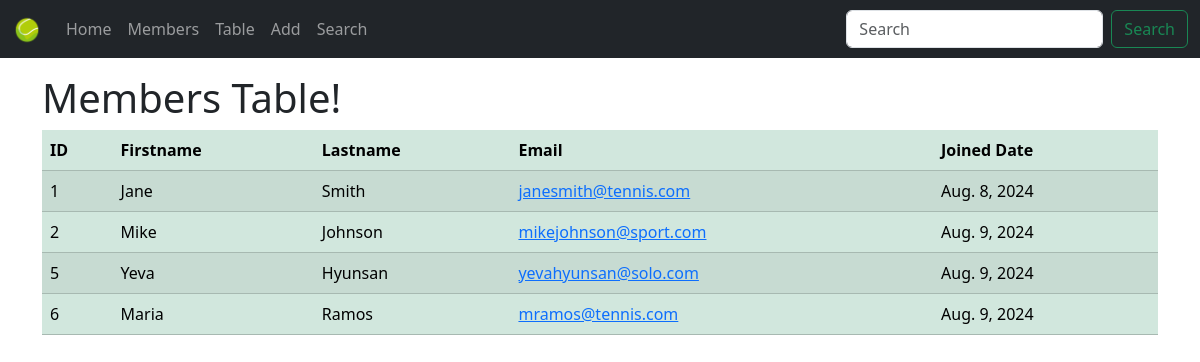
Page /table/ on the earlier database version.
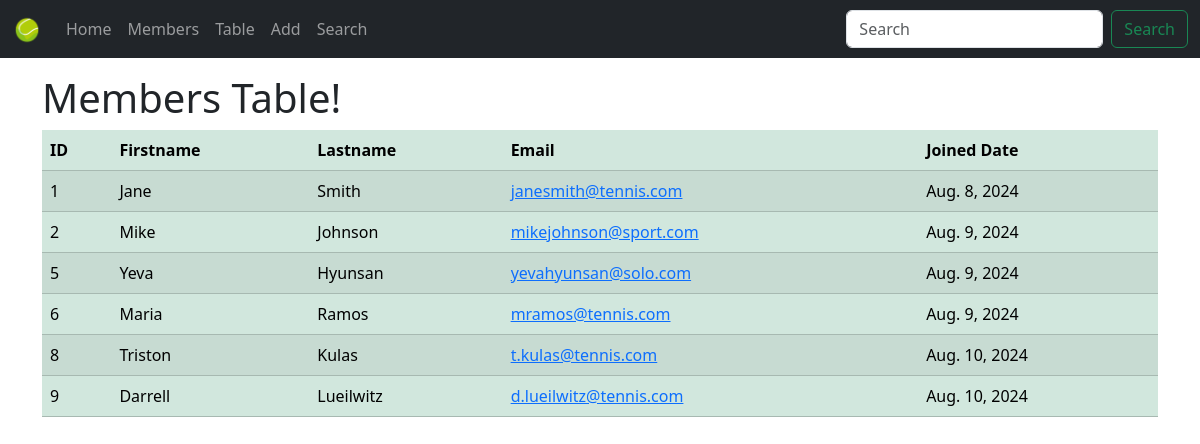
Same page on the later database version.
### members/models.py (models this page shows, shortened)
class Member(models.Model):
    firstname = models.CharField(max_length=255)
    lastname = models.CharField(max_length=255)
    email = models.EmailField(max_length=255, unique=True, blank=True)
    joined_date = models.DateField(null=True)
    slug = models.SlugField(default="", null=False)
    bio = models.TextField(max_length=500, blank=True, null=True)
    profile_image = models.ImageField(upload_to='members/', blank=True, null=True) # New.
    phone_number = models.CharField(max_length=50, blank=True, null=True) # New.

### members/views.py (the view)
# urls.py: path('table/', view=views.members_table, name='table'),
def members_table(request):
    tbe = models.Member.objects.all()
    return render(request=request, template_name='members_table.html', context={'table_members': tbe.values()})

### templates/members_table.html (shortened to what this page needs)
{% extends "master.html" %}
{% block content %}
    <h1>Members Table!</h1>
    <table class="table table-success table-striped">
        <thead>
            <tr>
                <th>ID</th>
                <th>Firstname</th>
                <th>Lastname</th>
                <th>Email</th>
                <th>Joined Date</th>
            </tr>
        </thead>
        <tbody>
            {% for member in table_members %}
                <tr>
                    <td>{{ member.id }}</td>
                    <td>{{ member.firstname }}</td>
                    <td>{{ member.lastname }}</td>
                    <td><a href="mailto:{{ member.email }}">{{ member.email }}</a></td>
                    <td>{{ member.joined_date }}</td>
                </tr>
            {% endfor %}
        </tbody>
    </table>
{% endblock %}

Differences in the rows shown:
added Member: id "8", firstname "Triston", lastname "Kulas", email "t.kulas@tennis.com", joined_date "Aug. 10, 2024"
added Member: id "9", firstname "Darrell", lastname "Lueilwitz", email "d.lueilwitz@tennis.com", joined_date "Aug. 10, 2024"
